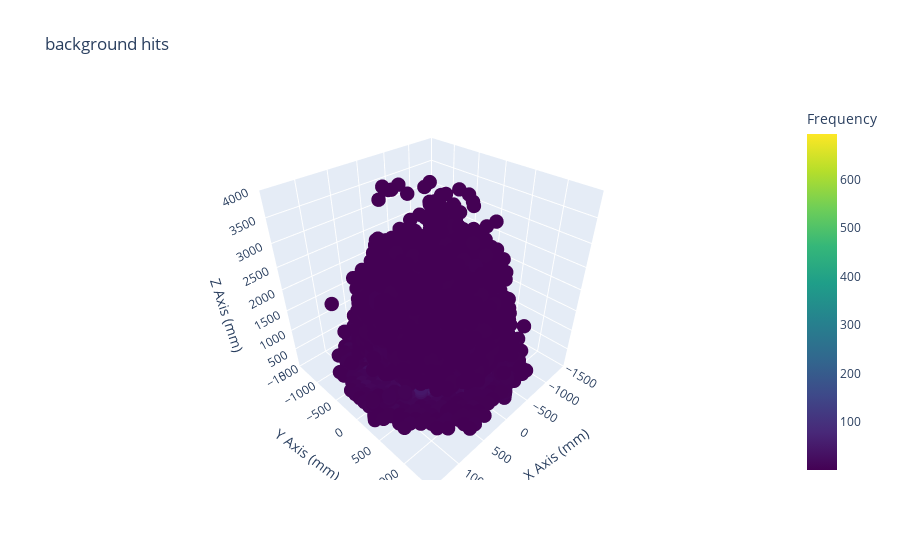

Notebook cell for this chart:
### Code cell
fig = go.Figure(data=[go.Scatter3d(
    x=xflat,
    y=yflat,
    z=zflat,
    mode='markers',
    marker=dict(
        size=5,
        color=freq,
        colorscale='Viridis',
        colorbar=dict(title='Frequency')
    )
)])

fig.update_layout(
    title='background hits',
    scene=dict(
                xaxis=dict(title='X Axis (mm)', 
                           range=[-1500, 1500]
                           ),
                yaxis=dict(title='Y Axis (mm)', 
                           range=[-1500, 1500]
                           ),
                zaxis=dict(title='Z Axis (mm)', 
                           range=[0, 4000]
                           )
    )
)

fig.show()

### Figure 1 — Plotly figure (JSON) as saved in the notebook; plotly's stock layout.template omitted (floating-point values rounded to 4 significant figures; data arrays with more than 128 entries replaced by an {"elided": "..."} marker saying what was removed)
{"data": [{"marker": {"color": {"elided": "8041 int values"}, "colorbar": {"title": {"text": "Frequency"}}, "colorscale": [[0, "#440154"], [0.1111, "#482878"], [0.2222, "#3e4989"], [0.3333, "#31688e"], [0.4444, "#26828e"], [0.5556, "#1f9e89"], [0.6667, "#35b779"], [0.7778, "#6ece58"], [0.8889, "#b5de2b"], [1, "#fde725"]], "size": 5}, "mode": "markers", "type": "scatter3d", "x": {"elided": "8041 float values"}, "y": {"elided": "8041 float values"}, "z": {"elided": "8041 float values"}}], "layout": {"scene": {"xaxis": {"range": [-1500, 1500], "title": {"text": "X Axis (mm)"}}, "yaxis": {"range": [-1500, 1500], "title": {"text": "Y Axis (mm)"}}, "zaxis": {"range": [0, 4000], "title": {"text": "Z Axis (mm)"}}}, "title": {"text": "background hits"}}}
